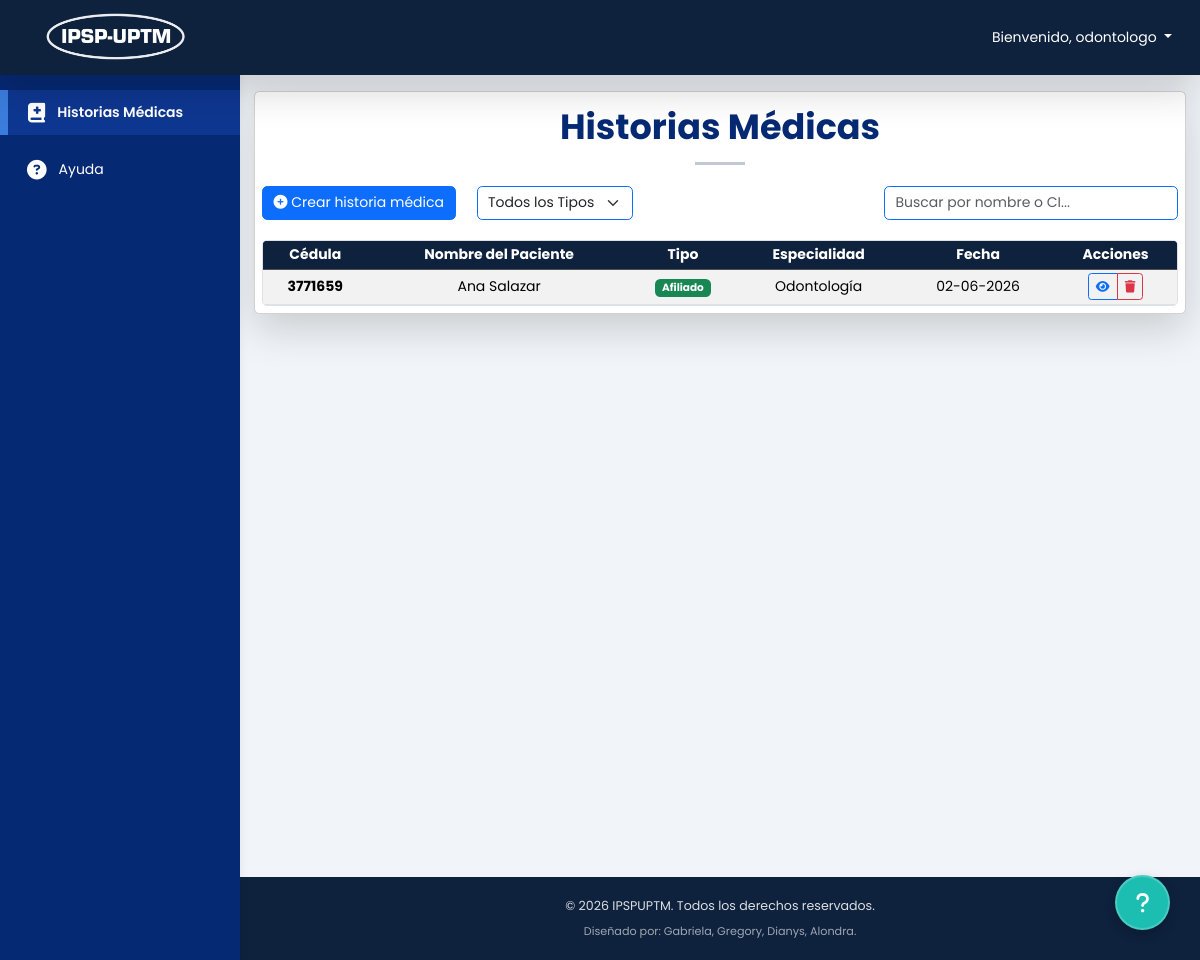
The app's page /home.php (signed in) with its own data.
### tables this page shows
CREATE TABLE `historias_medicas` (
  `id_historia` int(11) NOT NULL,
  `ci_paciente` int(11) NOT NULL,
  `tipo_paciente` varchar(20) NOT NULL,
  `ci_medico` int(11) NOT NULL,
  `fecha` date NOT NULL,
  `fecha_nacimiento` date NOT NULL,
  `edad` int(3) NOT NULL,
  `direccion` varchar(200) NOT NULL,
  `motivo_consulta` text NOT NULL,
  `enfermedad_actual` text NOT NULL,
  `antecedentes_familiares` text NOT NULL,
  `antecedentes_personales` text NOT NULL,
  `info_adicional` text DEFAULT NULL
);

### app/historias_medicas/modales/formulario/formulariomodal.php (the view, shortened to what this page needs)
<link href="/IPSPUPTM/assets/select2/css/select2.min.css" rel="stylesheet" />

### app/historias_medicas/principal.php (shortened to what this page needs)
<?php
include 'C:/xampp/htdocs/IPSPUPTM/config/database.php';
$es_ginecologo = false;
$ci_medico_logueado = '';
if (isset($_SESSION['user_id'])) {
    $sqlEsp = "
        SELECT m.ci_medico, e.nombre_especialidad
        FROM medicos m
        LEFT JOIN especialidades e ON m.especialidad = e.id_especialidad
        WHERE m.id_usuario = ?
    ";
    $stmtEsp = $conn->prepare($sqlEsp);
    if ($stmtEsp) {
        $stmtEsp->bind_param('i', $_SESSION['user_id']);
        $stmtEsp->execute();
        $rowEsp = $stmtEsp->get_result()->fetch_assoc();
        if ($rowEsp) {
            $ci_medico_logueado = $rowEsp['ci_medico'];
            $es_ginecologo = (strtolower($rowEsp['nombre_especialidad']) === 'ginecología'
                || strtolower($rowEsp['nombre_especialidad']) === 'ginecologia');
        }
    }
}
$rowsPerPage = 15;
$currentPage = isset($_GET['page']) ? intval($_GET['page']) : 1;
$offset = ($currentPage - 1) * $rowsPerPage;
try {
    if ($es_ginecologo) {
        $whereClause = !empty($ci_medico_logueado) ? "WHERE g.ci_medico = '$ci_medico_logueado'" : "";
        $sqlHistorias = "
            SELECT
                g.id_historia_g AS id_historia,
                g.fecha AS fecha_historia,
                g.tipo_paciente,
                g.ci_paciente,
                COALESCE(
                    CONCAT(p_a.nombre, ' ', p_a.apellido),
                    CONCAT(p_b.nombre, ' ', p_b.apellido),
                    CONCAT(ext.nombre, ' ', ext.apellido),
                    'Desconocido'
                ) AS nombre_paciente,
                'Ginecología' AS nombre_especialidad
            FROM historias_medicas_gine g
            LEFT JOIN afiliados a ON g.ci_paciente = a.cedula
            LEFT JOIN persona p_a ON a.cedula = p_a.cedula
            LEFT JOIN beneficiarios b ON g.ci_paciente = b.cedula
            LEFT JOIN persona p_b ON b.cedula = p_b.cedula
            LEFT JOIN persona ext ON g.ci_paciente = ext.cedula
            $whereClause
            ORDER BY g.fecha DESC
            LIMIT $rowsPerPage OFFSET $offset
        ";
        $totalRowsResult = $conn->query("SELECT COUNT(*) AS total FROM historias_medicas_gine g $whereClause");
    } else {
        $whereClause = !empty($ci_medico_logueado) ? "WHERE h.ci_medico = '$ci_medico_logueado'" : "";
        $sqlHistorias = "
            SELECT
                h.id_historia,
                h.fecha AS fecha_historia,
                h.tipo_paciente,
                h.ci_paciente,
                COALESCE(
                    CONCAT(p_a.nombre, ' ', p_a.apellido),
                    CONCAT(p_b.nombre, ' ', p_b.apellido),
                    CONCAT(ext.nombre, ' ', ext.apellido),
                    'Desconocido'
                ) AS nombre_paciente,
                COALESCE(esp.nombre_especialidad, 'General') AS nombre_especialidad
            FROM historias_medicas h
            LEFT JOIN afiliados a ON h.ci_paciente = a.cedula
            LEFT JOIN persona p_a ON a.cedula = p_a.cedula
            LEFT JOIN beneficiarios b ON h.ci_paciente = b.cedula
            LEFT JOIN persona p_b ON b.cedula = p_b.cedula
            LEFT JOIN persona ext ON h.ci_paciente = ext.cedula
            LEFT JOIN medicos m ON h.ci_medico = m.ci_medico
            LEFT JOIN especialidades esp ON m.especialidad = esp.id_especialidad
            $whereClause
            ORDER BY h.fecha DESC
            LIMIT $rowsPerPage OFFSET $offset
        ";
    }
    $historias = $conn->query($sqlHistorias);
} catch (Exception $e) {
    echo "<div class='alert alert-danger'>Error: " . $e->getMessage() . "</div>";
    exit();
}
?>
<div class="mt-3 m-2">
    <h1 class="fw-bold text-center" style="color: #062974;">
        Historias Médicas <?= $es_ginecologo ? 'Ginecología' : '' ?>
    </h1>
    <hr class="mx-auto" style="width: 50px; height: 3px; background-color: #062974;">
    <div class="row mt-4 mb-3">
        <div class="col-auto">
            <?php
            $modalTarget = $es_ginecologo ? '#formulariomodal_ginecologia' : '#formulariomodal';
            ?>
            <button class="btn btn-primary" data-bs-toggle="modal" data-bs-target="<?= $modalTarget ?>">
                <i class="fas fa-plus-circle"></i> Crear historia médica
            </button>
        </div>
        <div class="col-auto">
            <select id="filterTipo" class="form-select w-auto border-primary">
                <option value="todos">Todos los Tipos</option>
            </select>
        </div>
        <div class="col text-end">
            <input type="text" id="search" class="form-control w-auto d-inline-block border-primary"
                placeholder="Buscar por nombre o CI...">
        </div>
    </div>
    <div class="table-responsive">
        <table class="table table-sm table-striped table-hover" id="tablaHistorias">
            <thead class="table-dark">
                <tr>
                    <th>Cédula</th>
                    <th>Nombre del Paciente</th>
                    <th>Tipo</th>
                    <th>Especialidad</th>
                    <th>Fecha</th>
                    <th>Acciones</th>
                </tr>
            </thead>
            <tbody>
                <?php if ($historias && $historias->num_rows > 0): ?>
                    <?php while ($row = $historias->fetch_assoc()): ?>
                        <tr data-tipo="<?= strtolower($row['tipo_paciente']); ?>">
                            <td class="text-center fw-bold"><?= htmlspecialchars($row['ci_paciente']); ?></td>
                            <td><?= htmlspecialchars($row['nombre_paciente']); ?></td>
                            <td class="text-center">
                                <?php
                                $tipo = strtolower($row['tipo_paciente']);
                                $badgeClass = ($tipo == 'afiliado') ? 'bg-success' : (($tipo == 'beneficiario') ? 'bg-primary' : 'bg-info');
                                ?>
                                <span class="badge <?= $badgeClass ?>"><?= ucfirst($tipo); ?></span>
                            </td>
                            <td class="text-center"><?= htmlspecialchars($row['nombre_especialidad']); ?></td>
                            <td class="text-center"><?= date('d-m-Y', strtotime($row['fecha_historia'])); ?></td>
                            <td class="text-center">
                                <div class="btn-group">
                                    <button class="btn btn-sm btn-outline-primary btn-ver-historia" title="Ver Historia"
                                        data-id="<?= $row['id_historia'] ?>"
                                        data-tabla="<?= $es_ginecologo ? 'ginecologia' : 'general' ?>" data-bs-toggle="modal"
                                        data-bs-target="#vermodal">
                                        <i class="fas fa-eye"></i>
                                    </button>
                                    <button class="btn btn-sm btn-outline-danger btn-eliminar-historia" title="Eliminar"
                                        data-id="<?= $row['id_historia'] ?>"
                                        data-tabla="<?= $es_ginecologo ? 'ginecologia' : 'general' ?>" data-bs-toggle="modal"
                                        data-bs-target="#eliminamodal">
                                        <i class="fas fa-trash"></i>
                                    </button>
                                </div>
                            </td>
                        </tr>
                    <?php endwhile; ?>
                <?php else: ?>
                    <tr>
                        <td colspan="6" class="text-center">No hay registros médicos encontrados.</td>
                    </tr>
                <?php endif; ?>
            </tbody>
        </table>
    </div>
</div>
<?php
if ($es_ginecologo) {
    include 'C:/xampp/htdocs/IPSPUPTM/app/historias_medicas/modales/formulario/formulariomodal_ginecologia.php';
} else {
    include 'C:/xampp/htdocs/IPSPUPTM/app/historias_medicas/modales/formulario/formulariomodal.php';
}
?>

### assets/css/style.css (style rules this page uses)
html, body { margin: 0; padding: 0; overflow-x: hidden; width: 100%; font-family: 'Poppins', sans-serif; background-color: #f1f5f9; font-size: 14px; }
.table-responsive { max-width: 100%; overflow-x: auto; border-radius: 5px; border: 1px solid #dee2e6; margin-top: 20px; }
.table-responsive table { margin: 0 !important; width: 100%; }
.main, .table { word-wrap: break-word; word-break: break-word; }
.table th, .table td { text-align: center !important; vertical-align: middle !important; }
.table thead, .table-dark { --bs-table-bg: #0e213d !important; --bs-table-color: #ffffff !important; background-color: #0e213d !important; color: #ffffff !important; }
.table-responsive td, .table-responsive th { white-space: nowrap; }

### records on screen
historias_medicas: ci_paciente "3771659", nombre_paciente "Ana Salazar", tipo_paciente "Afiliado", nombre_especialidad "Odontología", fecha "02-06-2026"

### other values on screen
$_SESSION['username'] "odontologo"
